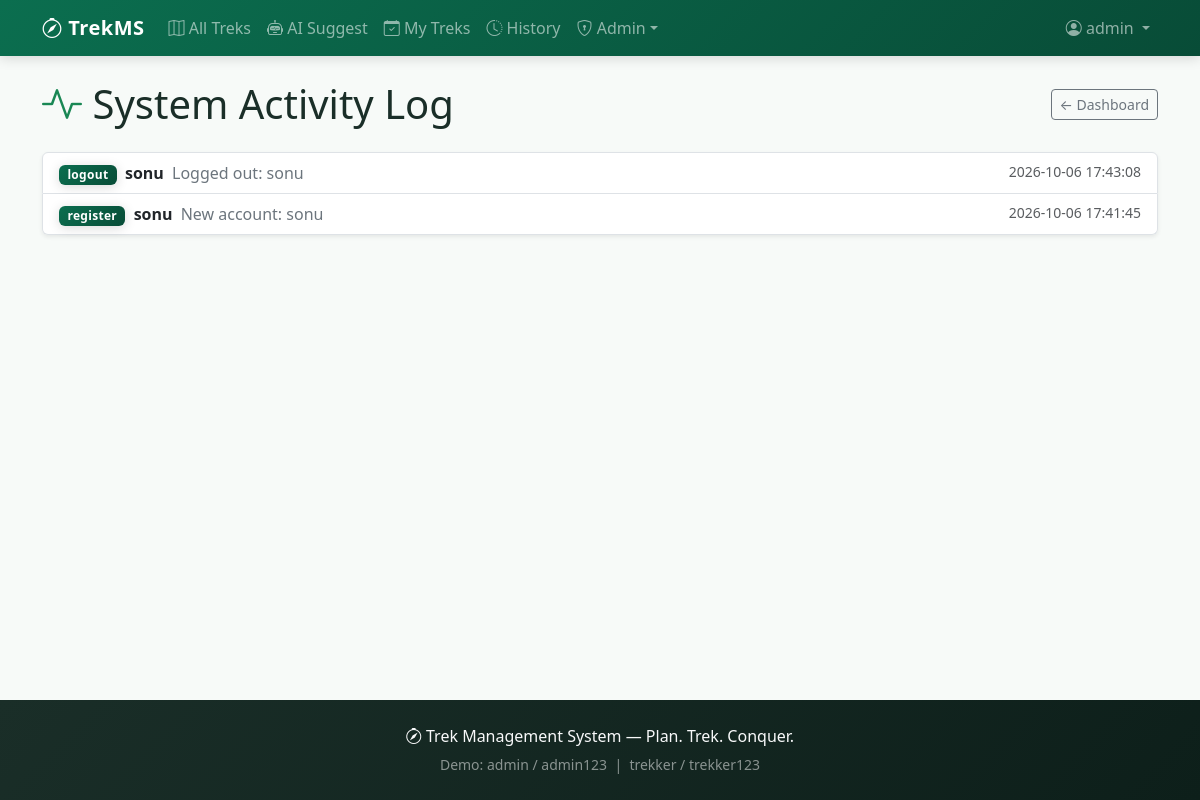
/admin/activity (signed in), run on the app's committed database.
### tables this page shows
CREATE TABLE users (
            id INTEGER PRIMARY KEY AUTOINCREMENT,
            username TEXT UNIQUE NOT NULL,
            email TEXT UNIQUE NOT NULL,
            password_hash TEXT NOT NULL,
            full_name TEXT,
            fitness_level TEXT DEFAULT 'intermediate',
            is_admin INTEGER DEFAULT 0,
            created_at TEXT
        );

CREATE TABLE activity_log (
            id INTEGER PRIMARY KEY AUTOINCREMENT,
            user_id INTEGER,
            action TEXT NOT NULL,
            details TEXT,
            created_at TEXT,
            FOREIGN KEY (user_id) REFERENCES users(id)
        );

### app.py (the view)
@app.route("/admin/activity")
@login_required
@admin_required
def admin_activity():
    conn = get_db()
    activities = conn.execute(
        """SELECT a.*, u.username
           FROM activity_log a
           LEFT JOIN users u ON a.user_id = u.id
           ORDER BY a.created_at DESC LIMIT 200"""
    ).fetchall()
    conn.close()
    return render_template("admin_activity.html", activities=activities)

### app.py (called while the page is built)
def get_db():
    conn = sqlite3.connect(DATABASE)
    conn.row_factory = sqlite3.Row
    return conn

@login_manager.user_loader
def load_user(user_id):
    conn = get_db()
    row = conn.execute("SELECT * FROM users WHERE id = ?", (user_id,)).fetchone()
    conn.close()
    return User(row) if row else None

def admin_required(f):
    @wraps(f)
    def decorated(*args, **kwargs):
        if not current_user.is_authenticated or not current_user.is_admin:
            flash("Admin access required.", "danger")
            return redirect(url_for("index"))
        return f(*args, **kwargs)
    return decorated

### templates/admin_activity.html (shortened to what this page needs)
{% extends "base.html" %}
{% block content %}
<div class="d-flex justify-content-between align-items-center mb-4">
  <h1 class="mb-0"><i class="bi bi-activity text-success"></i> System Activity Log</h1>
  <a href="{{ url_for('admin_dashboard') }}" class="btn btn-outline-secondary btn-sm">← Dashboard</a>
</div>
{% if activities %}
<div class="list-group shadow-sm">
  {% for a in activities %}
  <div class="list-group-item">
    <div class="d-flex justify-content-between align-items-start flex-wrap gap-2">
      <div>
        <span class="badge bg-trek me-1">{{ a.action }}</span>
        <strong class="me-1">{{ a.username or 'system' }}</strong>
        <span class="text-secondary">{{ a.details or '' }}</span>
      </div>
      <small class="text-muted text-nowrap">{{ a.created_at[:19].replace('T',' ') if a.created_at else '' }}</small>
    </div>
  </div>
  {% endfor %}
</div>
{% else %}
<div class="alert alert-info">No activity recorded yet. Actions will appear here as users interact with the system.</div>
{% endif %}
{% endblock %}

### templates/base.html (shortened to what this page needs)
<!DOCTYPE html>
<html lang="en">
<head>
  <link href="https://cdn.jsdelivr.net/npm/bootstrap@5.3.3/dist/css/bootstrap.min.css" rel="stylesheet">
  <link href="https://cdn.jsdelivr.net/npm/bootstrap-icons@1.11.3/font/bootstrap-icons.min.css" rel="stylesheet">
  <link rel="stylesheet" href="https://unpkg.com/leaflet@1.9.4/dist/leaflet.css">
  <link href="{{ url_for('static', filename='css/style.css') }}" rel="stylesheet">
</head>
<body>
  <nav class="navbar navbar-expand-lg navbar-dark bg-trek sticky-top">
    <div class="container">
      <a class="navbar-brand fw-bold" href="{% if current_user.is_authenticated and current_user.is_admin %}{{ url_for('admin_dashboard') }}{% elif current_user.is_authenticated %}{{ url_for('user_dashboard') }}{% else %}{{ url_for('index') }}{% endif %}">
        <i class="bi bi-compass"></i> TrekMS
      </a>
      <div class="collapse navbar-collapse" id="nav">
        <ul class="navbar-nav me-auto">
          <li class="nav-item"><a class="nav-link" href="{{ url_for('treks_list') }}"><i class="bi bi-map"></i> All Treks</a></li>
          <li class="nav-item"><a class="nav-link" href="{{ url_for('ai_suggest') }}"><i class="bi bi-robot"></i> AI Suggest</a></li>
          {% if current_user.is_authenticated %}
          <li class="nav-item"><a class="nav-link" href="{{ url_for('my_treks') }}"><i class="bi bi-calendar-check"></i> My Treks</a></li>
          <li class="nav-item"><a class="nav-link" href="{{ url_for('user_history') }}"><i class="bi bi-clock-history"></i> History</a></li>
          {% endif %}
          {% if current_user.is_authenticated and current_user.is_admin %}
          <li class="nav-item dropdown">
            <a class="nav-link dropdown-toggle" href="#" data-bs-toggle="dropdown"><i class="bi bi-shield-lock"></i> Admin</a>
          </li>
          {% endif %}
        </ul>
        <ul class="navbar-nav">
          {% if current_user.is_authenticated %}
          <li class="nav-item dropdown">
            <a class="nav-link dropdown-toggle" href="#" data-bs-toggle="dropdown">
              <i class="bi bi-person-circle"></i> {{ current_user.username }}
            </a>
          </li>
          {% endif %}
        </ul>
      </div>
    </div>
  </nav>
  <main class="container my-4">
    {% block content %}{% endblock %}
  </main>
  <footer class="text-light py-4 mt-5">
    <div class="container text-center">
      <p class="mb-1"><i class="bi bi-compass"></i> Trek Management System &mdash; Plan. Trek. Conquer.</p>
      <small class="text-white-50">Demo: admin / admin123 &nbsp;|&nbsp; trekker / trekker123</small>
    </div>
  </footer>
</body>
</html>

### static/css/style.css (style rules this page uses)
:root { --trek-primary: #0b6e4f; --trek-dark: #084c37; --trek-light: #e6f4ef; --trek-accent: #f4a261; --trek-soft: #f7faf8; --shadow: 0 4px 20px rgba(0,0,0,0.08); --radius: 12px; }
* { box-sizing: border-box; }
body { background: var(--trek-soft); min-height: 100vh; display: flex; flex-direction: column; font-family: 'Segoe UI', system-ui, -apple-system, sans-serif; color: #1a2e28; }
main { flex: 1; }
.bg-trek { background: linear-gradient(135deg, var(--trek-primary), var(--trek-dark)) !important; box-shadow: 0 2px 12px rgba(0,0,0,0.15); }
.navbar-brand { letter-spacing: 0.5px; }
.nav-link { font-weight: 500; transition: opacity 0.2s; }
.badge { font-weight: 600; letter-spacing: 0.3px; padding: 0.35em 0.7em; }
footer { background: linear-gradient(135deg, #1a2e28, #0d1f1a) !important; }

### data on the page
users: username "admin"
activity_log: action "logout", username "sonu", details "Logged out: sonu", created_at "2026-10-06 17:43:08"
activity_log: action "register", username "sonu", details "New account: sonu", created_at "2026-10-06 17:41:45"
